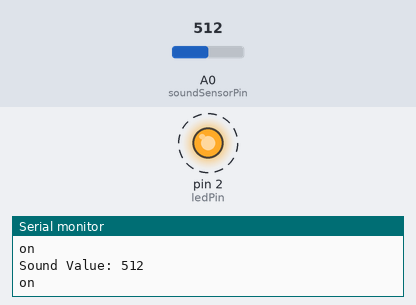
Bench run of a sketch on a simulated Arduino Uno, built with avr-gcc and run on an emulated ATmega328P. Shown: output pins drawn as LEDs (lit = HIGH), the last lines printed to the serial monitor. Dashed ring = blinking. Inputs (shaded band) come from the test bench; at power-on: A0 (soundSensorPin) = 512.

Above: at 2.3 s.
2.4 s: A0 (soundSensorPin) set to 36
5.9 s: A0 (soundSensorPin) set to 29
At 6.4 s:
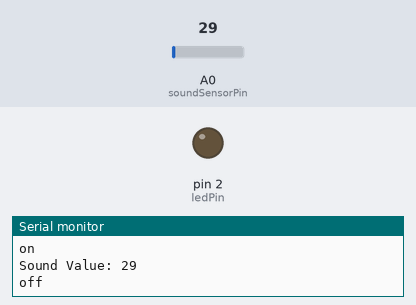
8.0 s: A0 (soundSensorPin) set to 122
At 8.7 s:
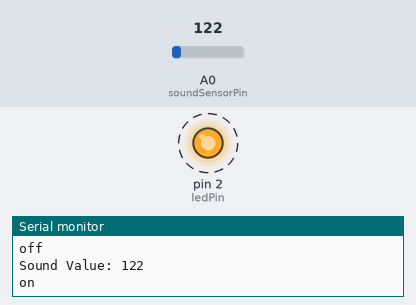
13.0 s: A0 (soundSensorPin) set to 22
At 14.2 s:
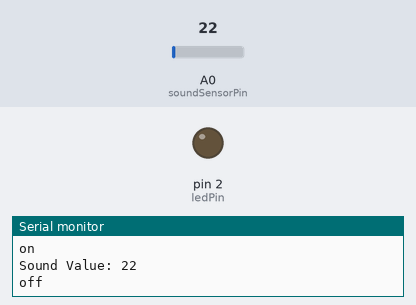
Timing chart, 0 to 16.0 s (numbered marks = the images above; inputs shaded):
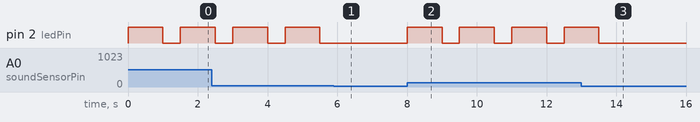

Measured:
- the behaviour switches between 33 and 32 on A0 (soundSensorPin) (found by bisection; images 0 and 1)
- after the input at 5.9 s, pin 2 (ledPin): stays LOW (without the input it goes to HIGH after 0.10 s)
- after the input at 8.0 s, pin 2 (ledPin): alternates HIGH for 1.0 s and LOW for 0.50 s, starting at once
- after the input at 13.0 s, pin 2 (ledPin): goes on until 13.5 s, then stays LOW
- by itself, pin 2 (ledPin): alternates HIGH for 1.0 s and LOW for 0.50 s

The sketch:

sound_check.ino
```cpp
const int soundSensorPin = A0; // 소리 센서가 연결된 아날로그 핀
const int ledPin = 2; // LED가 연결된 디지털 핀

void setup() {
  Serial.begin(9600); // 시리얼 통신 시작
  pinMode(ledPin, OUTPUT); // LED 핀을 출력으로 설정
}

void loop() {
  int soundValue = analogRead(soundSensorPin); // 소리 센서로부터 값을 읽음
  Serial.print("Sound Value: ");
  Serial.println(soundValue); // 소리 센서 값을 시리얼 모니터에 출력

  if (soundValue > 32) { // 임계치 값 설정 (조절 필요)
    Serial.println("on"); // 소리가 감지되면 "on"을 시리얼 모니터에 출력
    digitalWrite(ledPin, HIGH); // LED 켜기
    delay(1000); // LED를 1초 동안 켜둠
    digitalWrite(ledPin, LOW); // LED 끄기
  } else {
    Serial.println("off"); // 소리가 감지되지 않으면 "off"를 시리얼 모니터에 출력
    digitalWrite(ledPin, LOW); // LED 끄기
  }

  delay(500); // 잠시 대기 후 다음 측정으로 넘어감
}
```
